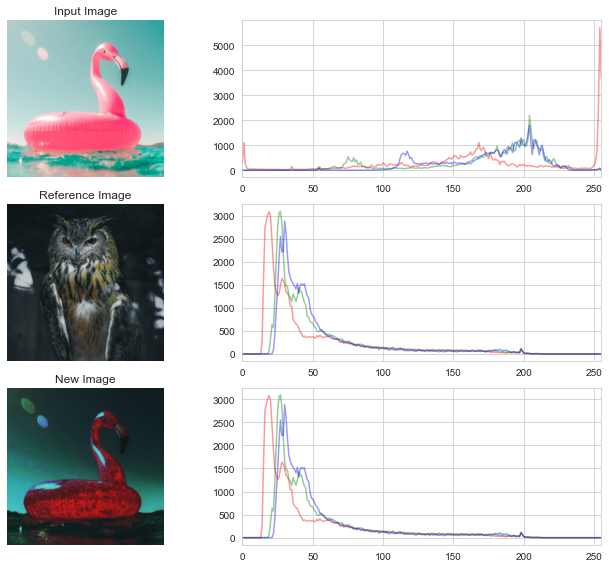

The Python source for this figure:
from ExactHistogramSpecification import ExactHistogramMatcher # This package
from PIL import Image # or use your preferred way of reading image data
import numpy as np # numerical stack
import matplotlib.pylab as plt # plotting
import seaborn as sns # fancier plotting

# Load images
reference_image = np.array(Image.open('image_a.png'))
change_image = np.array(Image.open('image_b.png'))

# Get histogram
reference_histogram = ExactHistogramMatcher.get_histogram(reference_image)
# Match image to histogram
new_image = np.round(ExactHistogramMatcher.match_image_to_histogram(change_image, reference_histogram)).astype(np.uint8)

# For validation:
# Histogram of original image
change_histogram = ExactHistogramMatcher.get_histogram(change_image)
# Histogram of newly created image
new_histogram = ExactHistogramMatcher.get_histogram(reference_image)

# Plotting: Evaluate histogram match
sns.set_style('whitegrid')
fig, ax = plt.subplots(3,2, figsize=(10,8))

# Input Image
ax[0,0].set_title('Input Image')
ax[0,0].imshow(change_image)
ax[0,0].axis('off')

ax[0,1].plot(range(256),change_histogram[:,0].T,color='r', alpha=.4)
ax[0,1].plot(range(256),change_histogram[:,1].T,color='g', alpha=.4)
ax[0,1].plot(range(256),change_histogram[:,2].T,color='b', alpha=.4)
ax[0,1].set_xlim([0,255])

# Reference Image
ax[1,0].set_title('Reference Image')
ax[1,0].imshow(reference_image)
ax[1,0].axis('off')

ax[1,1].plot(range(256),reference_histogram[:,0].T,color='r', alpha=.4)
ax[1,1].plot(range(256),reference_histogram[:,1].T,color='g', alpha=.4)
ax[1,1].plot(range(256),reference_histogram[:,2].T,color='b', alpha=.4)
ax[1,1].set_xlim([0,255])

# New Image
ax[2,0].set_title('New Image')
ax[2,0].imshow(new_image)
ax[2,0].axis('off')

ax[2,1].plot(range(256),new_histogram[:,0].T,color='r', alpha=.4)
ax[2,1].plot(range(256),new_histogram[:,1].T,color='g', alpha=.4)
ax[2,1].plot(range(256),new_histogram[:,2].T,color='b', alpha=.4)
ax[2,1].set_xlim([0,255])

# Saving
plt.tight_layout()
fig.savefig('validate.png',bbox_inches='tight')
